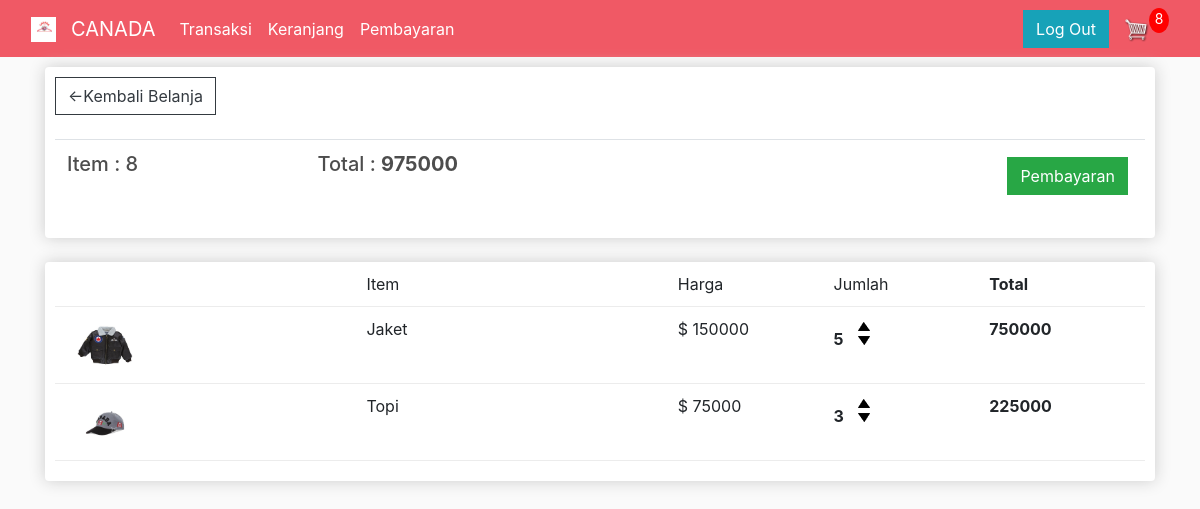
Page /keranjang/ (signed in) on the earlier database version.
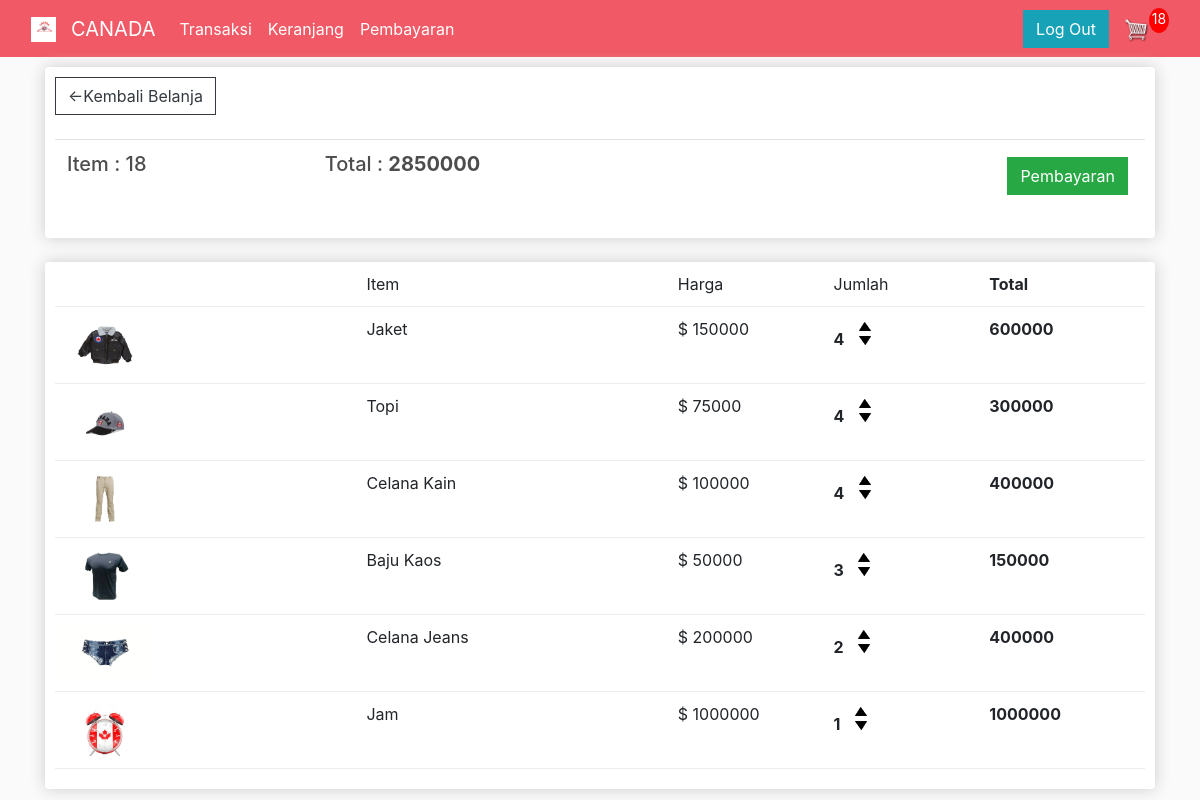
Same page on the later database version.
### transaksi/models.py (models this page shows, shortened)
class Order(models.Model):
    customer        = models.ForeignKey(Customer, on_delete=models.SET_NULL, blank=True, null= True)
    date_orderd     = models.DateTimeField(auto_now_add=True)
    complete        = models.BooleanField(default=False, null=True, blank=False)
    transaction_id  = models.CharField(max_length=200, null=True)
    @property
    def get_cart_total(self):
        orderitems = self.orderitem_set.all()
        total = sum([item.get_total for item in orderitems ])
        return  total
    @property
    def get_cart_items(self):
        orderitems = self.orderitem_set.all()
        total = sum([item.quantity for item in orderitems ])
        return  total

class OrderItem(models.Model):
    product     = models.ForeignKey(Product, on_delete=models.SET_NULL, blank=True, null=True)
    order       = models.ForeignKey(Order, on_delete=models.SET_NULL, blank=True, null=True)
    quantity    = models.IntegerField(default=0, null=True, blank=True)
    date_added  = models.DateTimeField(auto_now_add=True)
    @property
    def get_total(self):
        total = self.product.price * self.quantity
        return total

class Product(models.Model):
    name    = models.CharField(max_length=200, null=True)
    price   = models.FloatField()
    digital = models.BooleanField(default=False, null=True,blank=False)
    image   = models.ImageField(null=True, blank=True)
    @property
    def imageURL(self):
        try:
            url = self.image.url
        except:
            url = ''
        return url

### transaksi/views.py (the view)
# urls.py: path('keranjang/', views.keranjang, name="keranjang"),
def keranjang(request):
    if request.user.is_authenticated:
        customer = request.user.customer
        order, created = Order.objects.get_or_create(customer=customer, complete=False)
        items =  order.orderitem_set.all()
        cartItems = order.get_cart_items
    else:
        items = []
        order = {'get_cart_total':0, 'get_cart_items':0}
        cartItems = order['get_cart_items']
    context = {'items':items, 'order':order,'cartItems':cartItems}
    return render(request, 'transaksi/keranjang.html', context)

### transaksi/templates/transaksi/keranjang.html
{% extends 'menu/menu.html' %}
{% load static %}
{% block content %}
    <div class="row">
        <div class="col-lg-12">
            <div class="box-element">
                <a class="btn btn-outline-dark" href="{% url 'transaksi' %}"> &#x2190;Kembali Belanja </a>
                <br>
                <br>
                <table class="table">
                    <tr>
                        <th><h5> Item    : <strong> </strong> {{order.get_cart_items}}  </h5></th>
                        <th><h5> Total   : <strong> {{order.get_cart_total|floatformat:0}} </strong></h5></th>
                        <th>
                            <a style="float: right; margin: 5px;" class="btn btn-success" href="{% url 'pembayaran' %}"> Pembayaran </a>
                        </th>
                    </tr>
                </table>
            </div>
            <br>
            <div class="box-element">
                <div class="cart-row">
                    <div style="flex: 2;"></div>
                    <div style="flex: 2;"> Item </div>
                    <div style="flex: 1;"> Harga </div>
                    <div style="flex: 1;"> Jumlah </div>
                    <div style="flex: 1;"><strong> Total </strong></div>
                </div>
                {% for item in items %}
                <div class="cart-row">
                    <div style="flex: 2;"><img class="row-image" src="{{item.product.imageURL}}"></div>
                    <div style="flex: 2;"> {{item.product.name}} </div>
                    <div style="flex: 1;"> $ {{item.product.price|floatformat:0}} </div>
                    <div style="flex: 1;">
                        <p class="quantity"> {{item.quantity}} </p>
                        <div class="quantity">
                            <img data-product={{item.product.id}} data-action="add" class="chg-quantity update-cart" src="{% static 'images/arrow-up.png' %}">
                            <img data-product={{item.product.id}} data-action="remove" class="chg-quantity update-cart" src="{% static 'images/arrow-down.png' %}">
                        </div>
                    </div>
                    <div style="flex: 1;"><strong> {{item.get_total|floatformat:0}} </strong></div>
                </div>
                {% endfor %}
            </div>
        </div>
    </div>
{% endblock content %}

### menu/templates/menu/menu.html (shortened to what this page needs)
<!DOCTYPE html>
{% load static %}
<html>
<head>
    <link rel="stylesheet" href="https://cdn.jsdelivr.net/npm/bootstrap@4.6.1/dist/css/bootstrap.min.css"
>
    <link rel="stylesheet" type="text/css" href="{% static 'css/main.css' %}">
</head>
<body>
    <nav class="navbar navbar-expand-lg navbar-dark bg-dark">
        <a href="{% url 'menu' %}">
        <img  id="logo-icon" src="{% static 'images/logo.png' %}">
        </a>
        <div class="container-fluid">
          <a class="navbar-brand" href="{% url 'menu' %}"> CANADA </a>
          <div class="collapse navbar-collapse" id="navbarSupportedContent">
            <ul class="navbar-nav me-auto mb-2 mb-lg-0">
              <li class="nav-item">
                <a class="nav-link active" aria-current="page" href="{% url 'transaksi' %}"> Transaksi </a>
              </li>
            </ul>
            <div class="collapse navbar-collapse" id="navbarSupportedContent">
                <ul class="navbar-nav me-auto mb-2 mb-lg-0">
                  <li class="nav-item">
                    <a class="nav-link active" aria-current="page" href="{% url 'keranjang' %}"> Keranjang </a>
                  </li>
                </ul>
                <div class="collapse navbar-collapse" id="navbarSupportedContent">
                    <ul class="navbar-nav me-auto mb-2 mb-lg-0">
                      <li class="nav-item">
                        <a class="nav-link active" aria-current="page" href="{% url 'pembayaran' %}"> Pembayaran </a>
                      </li>
                    </ul>
            </div>
            <div class="form-inline my-2 my-lg-0">
            <a href="#"class="btn btn-info">Log  Out</a>
            <a href="{% url 'keranjang' %}">
              <img id="cart-icon" src="{% static 'images/cart.png' %}">
            </a>
            <p id="cart-total"> {{cartItems}} </p>
            </div>
        </div>
      </nav>
    <div class="container">
        {% block content %}
        {%  endblock content %}
    </div>
</body>
</html>

### static/css/main.css (style rules this page uses)
body { background-color: hsl(0, 0%, 98%); }
h1,h2,h3,h4,h5,h6 { color:hsl(0, 0%, 30%); }
.box-element { box-shadow:hsl(0, 0%, 80%) 0 0 16px; background-color: #fff; border-radius: 4px; padding: 10px; }
.bg-dark { background-color: #f05965!important; }
#logo-icon { width:25px; display: inline-block; margin-left: 15px; }
#cart-icon { width:25px; display: inline-block; margin-left: 15px; }
#cart-total { display: block; text-align: center; color:#fff; background-color: red; width: 20px; height: 25px; border-radius: 50%; font-size: 14px; }
.col-lg-4, .col-lg-6, .col-lg-8, .col-lg-12 { margin-top: 10px; }
.btn { border-radius: 0; }
.row-image { width: 100px; }
.cart-row { display: flex; align-items: flex-stretch; padding-bottom: 10px; margin-bottom: 10px; border-bottom: 1px solid #ececec; }
.quantity { display: inline-block; font-weight: 700; padding-right:10px; }
.chg-quantity { width: 12px; cursor: pointer; display: block; margin-top: 5px; transition:.1s; }

Differences in the rows shown:
changed through a linked row, Order: get_cart_items "8" → "18"; get_cart_total "975000" → "2850000"
changed OrderItem "Jaket": quantity "5" → "4"; get_total "750000" → "600000"
changed OrderItem "Topi": quantity "3" → "4"; get_total "225000" → "300000"
added OrderItem: product.imageURL (picture), product.name "Celana Kain", product.price "100000", quantity "4", get_total "400000"
added OrderItem: product.imageURL (picture), product.name "Baju Kaos", product.price "50000", quantity "3", get_total "150000"
added OrderItem: product.imageURL (picture), product.name "Celana Jeans", product.price "200000", quantity "2", get_total "400000"
added OrderItem: product.imageURL (picture), product.name "Jam", product.price "1000000", quantity "1", get_total "1000000"
Other differences:
{{ cartItems }}: "8" → "18"
